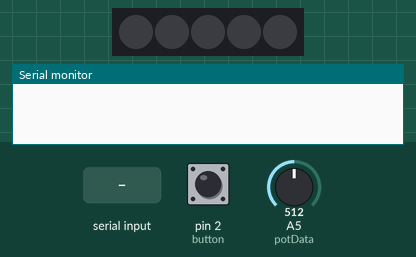
A sketch run on a simulated Arduino Uno, built with avr-gcc and run on an emulated ATmega328P. Parts: 5 RGB LEDs in strip order, left to right, the last lines printed to the serial monitor. The test bench sets the inputs (shaded band); at power-on: pin 2 (button) LOW, A5 (potData) = 512.

Above: at 1.0 s.
1.1 s: "red\n" received over Serial
At 2.2 s:
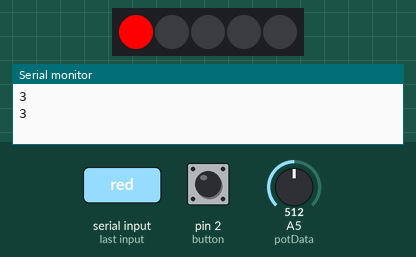
3.2 s: "green\n" received over Serial
At 4.6 s:
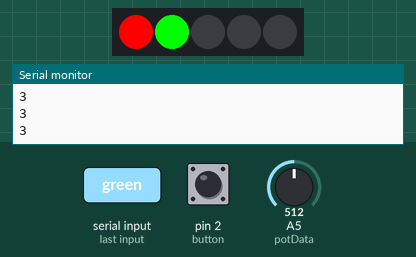
Timing chart, 0 to 6.2 s (numbered marks = the images above; inputs shaded):
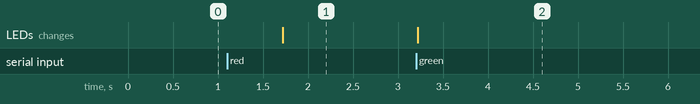

Measured:
- after the input at 1.1 s, the LEDs: change after 0.62 s (image 1)
- after the input at 3.2 s, the LEDs: change at once (image 2)

The sketch:

GhibliTriviaArduinoSketch.ino
```cpp
// include the neopixel library
#include <Adafruit_NeoPixel.h>

int potData = A5;
int button = 2;
int ledPin = 3; // the pin the LED data line is connected to
int numLED = 5; // number of LEDs you are controlling
unsigned long red;
unsigned long green;
int pushed;
int output[] = {-1, -1};
int potVal;
int i = 0;

// call the constructor for the neopixels
Adafruit_NeoPixel leds(numLED, ledPin, NEO_GRB + NEO_KHZ800);

int input[] = {0, 0, 0};      // an array to hold color data

String inputString = "";      // a String to hold incoming data
bool stringComplete = false;  // whether the string is complete

void setup() {
  // start serial
  Serial.begin(9600);
  // start communication with the LEDs
  leds.begin();
  // it's necessary to call show() to write the values to the lights
  // in this case, right after begin(), it just insures that they are all off
  leds.show();
  red = leds.Color(255, 0, 0);
  green = leds.Color(0, 255, 0);
  // reserve memory for the inputString:
  inputString.reserve(50);

  establishContact(); // make sure we're communicating
  delay(16);  // small delay
}

void loop() {
  pushed = digitalRead(button);
  potVal = analogRead(potData);
//  Serial.println(potVal);
  if(potVal < 204.8){
    potVal = 1;
  }
  else if((potVal>204.8)&&(potVal <= 409.6)){
    potVal = 2;
  }
  else if((potVal > 409)&&(potVal<=614.4)){
    potVal = 3;
  }
  else if ((potVal > 614.4)&&(potVal<=819.2)){
    potVal = 4;
  }
  else if(potVal > 819){
    potVal = 5;
  }
  if(pushed == 1){
    pushed = 100;
  }
  if (pushed == 0){
    pushed = 500;
  }
  output[0] = pushed;
  output[1] = potVal;
  Serial.println(potVal);
  delay(500);
  if(pushed == 100){
    Serial.println(pushed);
    delay(5000);
  }

  // while there's data available
  while (Serial.available()) {
    // get the new byte and store it
    char inChar = (char)Serial.read();
    // add it to the inputString:
    inputString += inChar;
    // if the incoming character is a newline,
    // set a flag so the main loop can do something about it:
    if (inChar == '\n') {
      stringComplete = true;
      inputString.trim(); // trim off any whitespace
    }

  }

  // if we have a valid string
  if (stringComplete) {
//    leds.fill(red);
//    leds.show();
   if(inputString == "red"){
    leds.setPixelColor(i, 255, 0, 0);
//    leds.fill(red);
    leds.show();
    i++;
   }
   else if(inputString == "green"){
     leds.setPixelColor(i, 0, 255, 0);
//    leds.fill(green);
    leds.show();
    i++;
   }


    inputString = ""; // clear the string for more information
    stringComplete = false; // get ready for another new set of information
    //Serial.print('A'); // ask for more
  }
}

void establishContact() {
  while (Serial.available() <= 0) {
    //Serial.print('A');   // send an initial string
    delay(300);
  }
}
```
